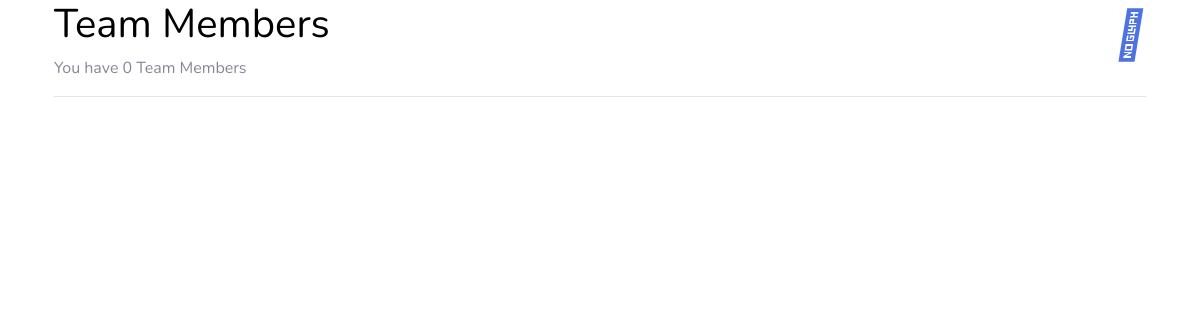
Before: /member_list/ with the older database file.
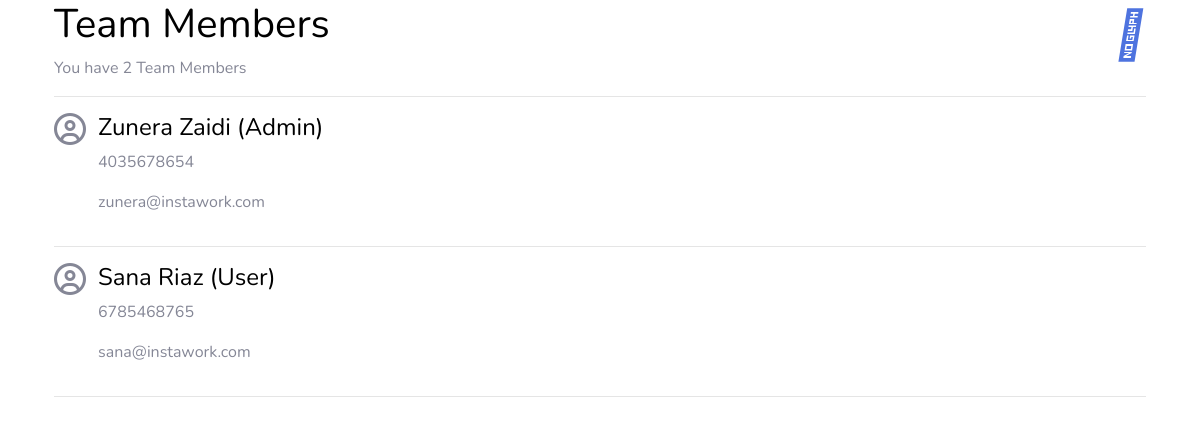
After: the same page with the newer database file.
### pages/models.py (models this page shows, shortened)
class Member(models.Model):
    fname = models.CharField(max_length=20)
    lname = models.CharField(max_length=20)
    email = models.EmailField(max_length=100)
    telephone = models.CharField(max_length=50)
    role = models.CharField(max_length=50)
    password = models.CharField(max_length=50)

### pages/views.py (the view)
# urls.py: path('member_list/', views.team_member_list, name='team_member_list'),
def team_member_list(request):
    all_members = Member.objects.all
    member_count = Member.objects.all().count()
    return render(request, 'team_member_list.html', {'all_members':all_members, 'member_count': member_count})

### templates/team_member_list.html (shortened to what this page needs)
{% extends 'base.html' %}
{% block content %}
<div class="container">
    <div class="float-md-right">
        <div class="fa-3x">
            <a style="text-decoration: none" href="{% url 'add_team_member' %}">
                    <i class="fa-light fa-plus "></i>
            </a>
        </div>
    </div>
</div>
<div class="container">
        <div class="card-body p-0">
            <h1 style="color:black">Team Members</h1>
            <p>You have {{ member_count }} Team Members</p>
            <hr>
            {% for member in all_members %}
            <div class='col-md-8'>
                <div class='row g-3'>
                    <div class='col-xs-3 text-center'>
                        <div class="fa-2x">
                            <i class="far fa-user-circle"></i>
                        </div>
                    </div>
                    <div class='col'>
                        <a href="{% url 'edit_team_member' %}">
                            <h4 style="color:black">{{ member.fname }} {{ member.lname }} ({{ member.role }})</h4>
                        </a>
                        <p>{{ member.telephone }}</p>
                        <p>{{ member.email }}</p>
                    </div>
                </div>
            </div>
            <hr>
            {% endfor %}
        </div>
</div>
{% endblock %}

### templates/base.html (shortened to what this page needs)
<html lang="en">
<head>
    {% load static %}
    <link href="{% static 'vendor/fontawesome-free/css/all.min.css' %}" rel="stylesheet" type="text/css">
    <link href="{% static 'css/sb-admin-2.min.css' %}" rel="stylesheet">
</head>
<body>
{% block content %}
{% endblock %}
</body>
</html>

Changed rows visible on the page:
added Member: fname "Zunera", lname "Zaidi", role "Admin", telephone "4035678654", email "zunera@instawork.com"
added Member: fname "Sana", lname "Riaz", role "User", telephone "6785468765", email "sana@instawork.com"
Other visible differences:
{{ member_count }}: "0" → "2"
